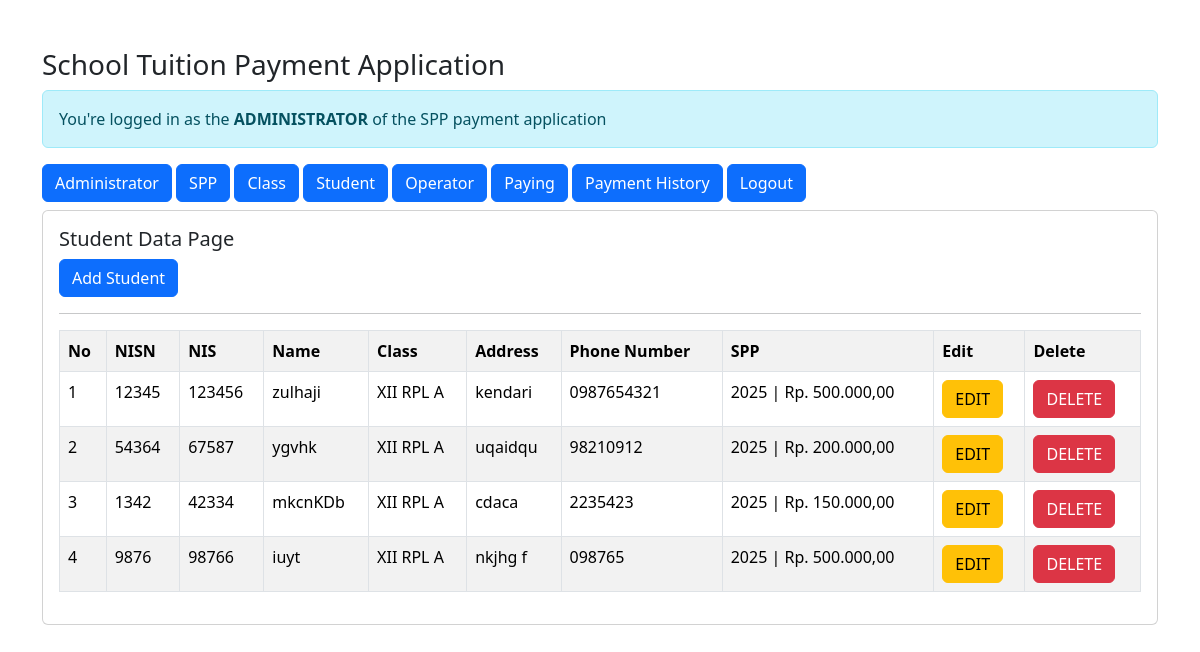
The app's page /admin/admin.php?url=siswa (signed in) with its own data.
### tables this page shows
CREATE TABLE `siswa` (
  `id_siswa` int(11) NOT NULL,
  `nisn` char(10) DEFAULT NULL,
  `nis` char(8) DEFAULT NULL,
  `nama` varchar(50) DEFAULT NULL,
  `alamat` text DEFAULT NULL,
  `no_telp` varchar(13) DEFAULT NULL,
  `id_spp` int(11) DEFAULT NULL,
  `id_kelas` int(11) DEFAULT NULL
);

CREATE TABLE `kelas` (
  `id_kelas` int(11) NOT NULL,
  `nama_kelas` varchar(10) DEFAULT NULL,
  `kompetensi_keahlian` varchar(50) DEFAULT NULL
);

CREATE TABLE `spp` (
  `id_spp` int(11) NOT NULL,
  `tahun` int(11) DEFAULT NULL,
  `nominal` int(11) DEFAULT NULL
);

### admin/siswa.php (the view)
<h5>Student Data Page</h5>
<a href="?url=tambah-Siswa" class="btn btn-primary"> Add Student </a>
<hr>
<table class="table table-striped table-bordered">
    <tr class="fw-bold">
        <th>No</th>
        <th>NISN</th>
        <th>NIS</th>
        <th>Name</th>
        <th>Class</th>
        <th>Address</th>
        <th>Phone Number</th>
        <th>SPP</th>
        <th>Edit</th>
        <th>Delete</th>
    </tr>
    <?php
    include'../koneksi.php';
    $no = 1;
    $sql = "SELECT*FROM siswa,spp,kelas WHERE siswa.id_kelas=kelas.id_kelas AND siswa.id_spp=spp.id_spp ORDER By nama DESC";
    $query = mysqli_query($koneksi, $sql);
    foreach ($query as $data) { ?>
        <tr>
            <td><?= $no++; ?></td>
            <td><?= $data['nisn'] ?></td>
            <td><?= $data['nis'] ?></td>
            <td><?= $data['nama'] ?></td>
            <td><?= $data['nama_kelas'] ?></td>
            <td><?= $data['alamat'] ?></td>
            <td><?= $data['no_telp'] ?></td>
            <td><?= $data['tahun'] ?> | Rp. <?= number_format($data['nominal'],2,',','.'); ?></td>
            <td>
                <a href="?url=edit-siswa&id_siswa=<?= $data['id_siswa'] ?>" class="btn btn-warning">EDIT</a>
            </td>
            <td>
                <a onclick="return confirm('Are you sure want to delete the data')" href="?url=hapus-siswa&nisn=<?= $data['nisn'] ?>" class="btn btn-danger">DELETE</a>
            </td>
        </tr>
    <?php } ?>
</table>

### records on screen
siswa: nisn "12345", nis "123456", nama "zulhaji", id_kelas.nama_kelas "XII RPL A", alamat "kendari", no_telp "0987654321", id_spp.tahun "2025", id_spp.nominal "500.000,00"
siswa: nisn "54364", nis "67587", nama "ygvhk", id_kelas.nama_kelas "XII RPL A", alamat "uqaidqu", no_telp "98210912", id_spp.tahun "2025", id_spp.nominal "200.000,00"
siswa: nisn "1342", nis "42334", nama "mkcnKDb", id_kelas.nama_kelas "XII RPL A", alamat "cdaca", no_telp "2235423", id_spp.tahun "2025", id_spp.nominal "150.000,00"
siswa: nisn "9876", nis "98766", nama "iuyt", id_kelas.nama_kelas "XII RPL A", alamat "nkjhg f", no_telp "098765", id_spp.tahun "2025", id_spp.nominal "500.000,00"
